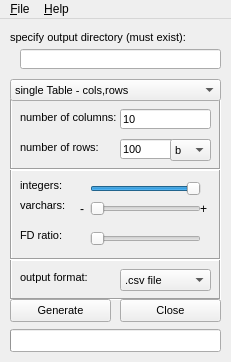
<?xml version="1.0" encoding="UTF-8"?>
<ui version="4.0">
 <class>MainWindow</class>
 <widget class="QMainWindow" name="MainWindow">
  <property name="geometry">
   <rect>
    <x>0</x>
    <y>0</y>
    <width>231</width>
    <height>362</height>
   </rect>
  </property>
  <property name="sizePolicy">
   <sizepolicy hsizetype="Preferred" vsizetype="Preferred">
    <horstretch>0</horstretch>
    <verstretch>0</verstretch>
   </sizepolicy>
  </property>
  <property name="minimumSize">
   <size>
    <width>231</width>
    <height>362</height>
   </size>
  </property>
  <property name="maximumSize">
   <size>
    <width>231</width>
    <height>362</height>
   </size>
  </property>
  <property name="windowTitle">
   <string>MainWindow</string>
  </property>
  <widget class="QWidget" name="centralWidget">
   <widget class="QPushButton" name="pushButton">
    <property name="geometry">
     <rect>
      <x>10</x>
      <y>280</y>
      <width>101</width>
      <height>23</height>
     </rect>
    </property>
    <property name="font">
     <font>
      <family>Arial</family>
      <pointsize>8</pointsize>
     </font>
    </property>
    <property name="text">
     <string>Generate</string>
    </property>
   </widget>
   <widget class="QPushButton" name="pushButton_2">
    <property name="geometry">
     <rect>
      <x>120</x>
      <y>280</y>
      <width>101</width>
      <height>23</height>
     </rect>
    </property>
    <property name="font">
     <font>
      <family>Arial</family>
      <pointsize>8</pointsize>
     </font>
    </property>
    <property name="text">
     <string>Close</string>
    </property>
   </widget>
   <widget class="QLabel" name="label">
    <property name="geometry">
     <rect>
      <x>10</x>
      <y>10</y>
      <width>181</width>
      <height>16</height>
     </rect>
    </property>
    <property name="font">
     <font>
      <family>Arial</family>
      <pointsize>8</pointsize>
     </font>
    </property>
    <property name="text">
     <string>specify output directory (must exist):</string>
    </property>
   </widget>
   <widget class="QLineEdit" name="lineEdit">
    <property name="geometry">
     <rect>
      <x>20</x>
      <y>30</y>
      <width>201</width>
      <height>20</height>
     </rect>
    </property>
    <property name="font">
     <font>
      <family>Arial</family>
      <pointsize>8</pointsize>
     </font>
    </property>
    <property name="text">
     <string/>
    </property>
   </widget>
   <widget class="QFrame" name="frame">
    <property name="geometry">
     <rect>
      <x>10</x>
      <y>80</y>
      <width>211</width>
      <height>71</height>
     </rect>
    </property>
    <property name="frameShape">
     <enum>QFrame::Box</enum>
    </property>
    <property name="frameShadow">
     <enum>QFrame::Sunken</enum>
    </property>
    <widget class="QLineEdit" name="lineEdit_input_0">
     <property name="geometry">
      <rect>
       <x>110</x>
       <y>10</y>
       <width>91</width>
       <height>20</height>
      </rect>
     </property>
     <property name="font">
      <font>
       <family>Arial</family>
       <pointsize>8</pointsize>
      </font>
     </property>
     <property name="text">
      <string>10</string>
     </property>
    </widget>
    <widget class="QLabel" name="label_input_0">
     <property name="geometry">
      <rect>
       <x>10</x>
       <y>10</y>
       <width>111</width>
       <height>16</height>
      </rect>
     </property>
     <property name="font">
      <font>
       <family>Arial</family>
       <pointsize>8</pointsize>
      </font>
     </property>
     <property name="text">
      <string>number of columns:</string>
     </property>
    </widget>
    <widget class="QLabel" name="label_input_1">
     <property name="geometry">
      <rect>
       <x>10</x>
       <y>40</y>
       <width>91</width>
       <height>16</height>
      </rect>
     </property>
     <property name="font">
      <font>
       <family>Arial</family>
       <pointsize>8</pointsize>
      </font>
     </property>
     <property name="text">
      <string>number of rows:</string>
     </property>
    </widget>
    <widget class="QLineEdit" name="lineEdit_input_1">
     <property name="geometry">
      <rect>
       <x>110</x>
       <y>40</y>
       <width>91</width>
       <height>20</height>
      </rect>
     </property>
     <property name="font">
      <font>
       <family>Arial</family>
       <pointsize>8</pointsize>
      </font>
     </property>
     <property name="text">
      <string>100</string>
     </property>
    </widget>
    <widget class="QComboBox" name="comboBox_2">
     <property name="geometry">
      <rect>
       <x>160</x>
       <y>40</y>
       <width>41</width>
       <height>22</height>
      </rect>
     </property>
     <property name="font">
      <font>
       <family>Arial</family>
       <pointsize>8</pointsize>
      </font>
     </property>
     <item>
      <property name="text">
       <string>b</string>
      </property>
     </item>
     <item>
      <property name="text">
       <string>kb</string>
      </property>
     </item>
     <item>
      <property name="text">
       <string>mb</string>
      </property>
     </item>
     <item>
      <property name="text">
       <string>gb</string>
      </property>
     </item>
    </widget>
   </widget>
   <widget class="QProgressBar" name="progressBar">
    <property name="geometry">
     <rect>
      <x>10</x>
      <y>310</y>
      <width>211</width>
      <height>23</height>
     </rect>
    </property>
    <property name="maximum">
     <number>100</number>
    </property>
    <property name="value">
     <number>0</number>
    </property>
    <property name="textVisible">
     <bool>false</bool>
    </property>
    <property name="orientation">
     <enum>Qt::Horizontal</enum>
    </property>
    <property name="textDirection">
     <enum>QProgressBar::TopToBottom</enum>
    </property>
   </widget>
   <widget class="QComboBox" name="comboBox">
    <property name="geometry">
     <rect>
      <x>10</x>
      <y>60</y>
      <width>211</width>
      <height>22</height>
     </rect>
    </property>
    <property name="font">
     <font>
      <family>Arial</family>
      <pointsize>8</pointsize>
     </font>
    </property>
    <item>
     <property name="text">
      <string>single Table - cols,rows</string>
     </property>
    </item>
    <item>
     <property name="text">
      <string>single Table - cols,fileSize</string>
     </property>
    </item>
   </widget>
   <widget class="QFrame" name="frame_2">
    <property name="geometry">
     <rect>
      <x>10</x>
      <y>240</y>
      <width>211</width>
      <height>41</height>
     </rect>
    </property>
    <property name="frameShape">
     <enum>QFrame::Box</enum>
    </property>
    <property name="frameShadow">
     <enum>QFrame::Sunken</enum>
    </property>
    <widget class="QLabel" name="label_2">
     <property name="geometry">
      <rect>
       <x>10</x>
       <y>10</y>
       <width>71</width>
       <height>16</height>
      </rect>
     </property>
     <property name="font">
      <font>
       <family>Arial</family>
       <pointsize>8</pointsize>
      </font>
     </property>
     <property name="text">
      <string>output format:</string>
     </property>
    </widget>
    <widget class="QComboBox" name="comboBox_3">
     <property name="geometry">
      <rect>
       <x>110</x>
       <y>10</y>
       <width>91</width>
       <height>22</height>
      </rect>
     </property>
     <property name="font">
      <font>
       <family>Arial</family>
       <pointsize>8</pointsize>
      </font>
     </property>
     <item>
      <property name="text">
       <string>.csv file</string>
      </property>
     </item>
     <item>
      <property name="text">
       <string>sql dump</string>
      </property>
     </item>
    </widget>
   </widget>
   <widget class="QFrame" name="frame_3">
    <property name="geometry">
     <rect>
      <x>10</x>
      <y>150</y>
      <width>211</width>
      <height>91</height>
     </rect>
    </property>
    <property name="frameShape">
     <enum>QFrame::Box</enum>
    </property>
    <property name="frameShadow">
     <enum>QFrame::Sunken</enum>
    </property>
    <widget class="QLabel" name="label_3">
     <property name="geometry">
      <rect>
       <x>10</x>
       <y>10</y>
       <width>46</width>
       <height>13</height>
      </rect>
     </property>
     <property name="font">
      <font>
       <family>Arial</family>
       <pointsize>8</pointsize>
      </font>
     </property>
     <property name="text">
      <string>integers:</string>
     </property>
    </widget>
    <widget class="QLabel" name="label_4">
     <property name="geometry">
      <rect>
       <x>10</x>
       <y>30</y>
       <width>46</width>
       <height>13</height>
      </rect>
     </property>
     <property name="font">
      <font>
       <family>Arial</family>
       <pointsize>8</pointsize>
      </font>
     </property>
     <property name="text">
      <string>varchars:</string>
     </property>
    </widget>
    <widget class="QSlider" name="horizontalSlider">
     <property name="geometry">
      <rect>
       <x>80</x>
       <y>10</y>
       <width>111</width>
       <height>19</height>
      </rect>
     </property>
     <property name="value">
      <number>99</number>
     </property>
     <property name="orientation">
      <enum>Qt::Horizontal</enum>
     </property>
    </widget>
    <widget class="QSlider" name="horizontalSlider_2">
     <property name="geometry">
      <rect>
       <x>80</x>
       <y>30</y>
       <width>111</width>
       <height>19</height>
      </rect>
     </property>
     <property name="value">
      <number>0</number>
     </property>
     <property name="orientation">
      <enum>Qt::Horizontal</enum>
     </property>
    </widget>
    <widget class="QLabel" name="label_5">
     <property name="geometry">
      <rect>
       <x>190</x>
       <y>30</y>
       <width>41</width>
       <height>20</height>
      </rect>
     </property>
     <property name="text">
      <string>+</string>
     </property>
    </widget>
    <widget class="QLabel" name="label_6">
     <property name="geometry">
      <rect>
       <x>70</x>
       <y>30</y>
       <width>41</width>
       <height>20</height>
      </rect>
     </property>
     <property name="text">
      <string>-</string>
     </property>
    </widget>
    <widget class="QSlider" name="horizontalSlider_3">
     <property name="geometry">
      <rect>
       <x>80</x>
       <y>60</y>
       <width>111</width>
       <height>20</height>
      </rect>
     </property>
     <property name="maximum">
      <number>50</number>
     </property>
     <property name="orientation">
      <enum>Qt::Horizontal</enum>
     </property>
    </widget>
    <widget class="QLabel" name="label_7">
     <property name="geometry">
      <rect>
       <x>10</x>
       <y>60</y>
       <width>46</width>
       <height>13</height>
      </rect>
     </property>
     <property name="font">
      <font>
       <family>Arial</family>
       <pointsize>8</pointsize>
      </font>
     </property>
     <property name="text">
      <string>FD ratio:</string>
     </property>
    </widget>
    <zorder>label_3</zorder>
    <zorder>label_4</zorder>
    <zorder>label_5</zorder>
    <zorder>label_6</zorder>
    <zorder>label_7</zorder>
    <zorder>horizontalSlider_3</zorder>
    <zorder>horizontalSlider_2</zorder>
    <zorder>horizontalSlider</zorder>
   </widget>
   <zorder>frame_2</zorder>
   <zorder>frame_3</zorder>
   <zorder>pushButton</zorder>
   <zorder>pushButton_2</zorder>
   <zorder>label</zorder>
   <zorder>lineEdit</zorder>
   <zorder>frame</zorder>
   <zorder>progressBar</zorder>
   <zorder>comboBox</zorder>
  </widget>
  <widget class="QMenuBar" name="menuBar">
   <property name="geometry">
    <rect>
     <x>0</x>
     <y>0</y>
     <width>231</width>
     <height>21</height>
    </rect>
   </property>
   <widget class="QMenu" name="menuFile">
    <property name="title">
     <string>&amp;File</string>
    </property>
    <addaction name="action_Generate"/>
    <addaction name="separator"/>
    <addaction name="action_Open_Config_File"/>
    <addaction name="action_Save_Config"/>
    <addaction name="separator"/>
    <addaction name="action_Exit"/>
   </widget>
   <widget class="QMenu" name="menuHelp">
    <property name="title">
     <string>&amp;Help</string>
    </property>
    <addaction name="action_About"/>
   </widget>
   <addaction name="menuFile"/>
   <addaction name="menuHelp"/>
  </widget>
  <action name="action_Generate">
   <property name="text">
    <string>&amp;Generate</string>
   </property>
  </action>
  <action name="action_Open_Config_File">
   <property name="enabled">
    <bool>false</bool>
   </property>
   <property name="text">
    <string>&amp;Open Config File</string>
   </property>
  </action>
  <action name="action_Save_Config">
   <property name="enabled">
    <bool>false</bool>
   </property>
   <property name="text">
    <string>&amp;Save Config File</string>
   </property>
  </action>
  <action name="action_Exit">
   <property name="text">
    <string>&amp;Exit</string>
   </property>
  </action>
  <action name="action_About">
   <property name="text">
    <string>&amp;About</string>
   </property>
  </action>
 </widget>
 <layoutdefault spacing="6" margin="11"/>
 <resources/>
 <connections/>
</ui>
